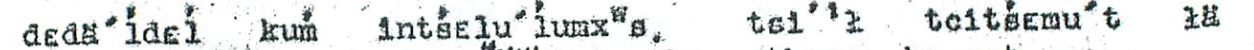
#> input picture test/images/real_121.png, 1254 x 50 px, found by its file name
$ python clean.py
#> lines starting #> are read from the running program, lines starting #| are printed output that depends on the picture; after the words box and inside, x2 and y2 are one past the last pixel; in counts of white or black regions, pixels touching at a corner belong together
import cv2
import numpy as np
from pathlib import Path

# ---------------- CONFIG ----------------
input_image = "./test/images/real_121.png"       # Replace with your image path
output_image = "test_image_clean.png"  # Output path

# ---------------- PREPROCESS FUNCTION ----------------
def preprocess_image(img_path):
    # Load image in grayscale
#> called with img_path = './test/images/real_121.png'
    img = cv2.imread(str(img_path), cv2.IMREAD_GRAYSCALE)
#> img: shape (50, 1254); min 0, max 255, mean 227.1
    if img is None:
        raise FileNotFoundError(f"Image not found: {img_path}")

    # 1?? Denoise
    denoised = cv2.fastNlMeansDenoising(img, h=30)

    # 2?? Adaptive Thresholding
    thresh = cv2.adaptiveThreshold(
        denoised, 255,
        cv2.ADAPTIVE_THRESH_GAUSSIAN_C,
        cv2.THRESH_BINARY,
        11, 2
    )
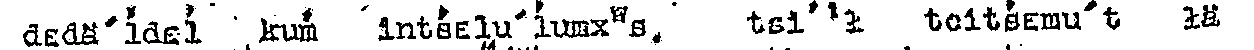
#> thresh: shape (50, 1254); 87.6% white; 75 black regions (26 under 20 px), largest, box (x1, y1, x2, y2) and area: (259, 18, 318, 43) 563, (550, 19, 609, 38) 508, (62, 22, 99, 45) 381

    # 3?? Deskew
    coords = np.column_stack(np.where(thresh > 0))
#> coords = 54946 pairs, first value 0 to 49, second value 0 to 1253
    angle = cv2.minAreaRect(coords)[-1]
#> angle = -90
    if angle < -45:
        angle = -(90 + angle)
#> angle = 0
    else:
        angle = -angle
    (h, w) = thresh.shape
#> h = 50; w = 1254
    center = (w // 2, h // 2)
#> center = (627, 25)
    M = cv2.getRotationMatrix2D(center, angle, 1.0)
#> M = [[1, 0, 0], [0, 1, 0]]
    deskewed = cv2.warpAffine(thresh, M, (w, h), flags=cv2.INTER_CUBIC, borderMode=cv2.BORDER_REPLICATE)

    # 4?? Remove small specks
    inv = cv2.bitwise_not(deskewed)
    kernel = cv2.getStructuringElement(cv2.MORPH_RECT, (2,2))
    clean = cv2.morphologyEx(inv, cv2.MORPH_OPEN, kernel)
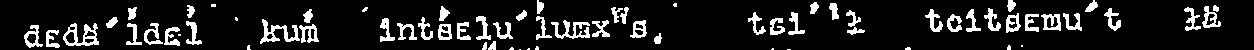
#> clean: shape (50, 1254); 12.1% white; 68 white regions (15 under 20 px), largest, box (x1, y1, x2, y2) and area: (63, 23, 99, 46) 376, (260, 19, 300, 44) 362, (551, 20, 590, 39) 331
    clean = cv2.bitwise_not(clean)

    # 5?? Enhance contrast
    clahe = cv2.createCLAHE(clipLimit=2.0, tileGridSize=(8,8))
    final = clahe.apply(clean)
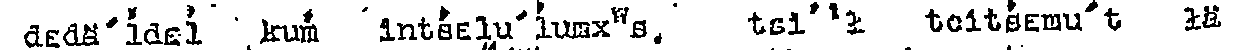
#> final: shape (50, 1254); min 2, max 255, mean 224.6

    return final

# ---------------- RUN PREPROCESS ----------------
clean_image = preprocess_image(input_image)
cv2.imwrite(output_image, clean_image)
print(f"? Processed image saved as {output_image}")

$ run again, with test/images/real_100.png copied over test/images/real_121.png
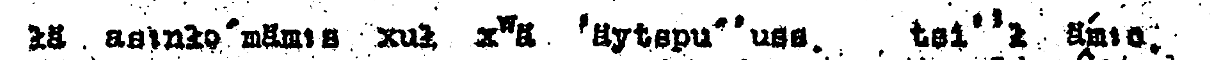
#> input picture test/images/real_100.png, 1210 x 60 px, found by its file name
#> in preprocess_image, img is the input picture: shape (60, 1210); min 0, max 255, mean 215.5
#> in preprocess_image, `thresh = cv2.adaptiveThreshold( denoised, 255, cv2.ADAPTIVE_THRESH_GAU..`:
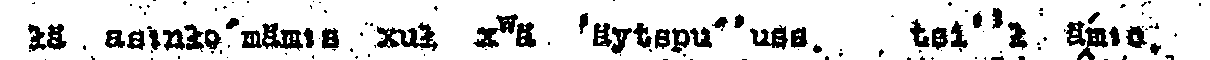
#> thresh: shape (60, 1210); 84.5% white; 132 black regions (90 under 20 px), largest, box (x1, y1, x2, y2) and area: (241, 23, 303, 51) 868, (377, 22, 438, 51) 795, (28, 24, 67, 51) 592
#> coords = 61368 pairs, first value 0 to 59, second value 0 to 1209
#> in preprocess_image, `angle = cv2.minAreaRect(coords)[-1]`: angle = -90
#> in preprocess_image, `angle = -(90 + angle)`: angle = 0
#> M = [[1, 0, 0], [0, 1, 0]]
#> in preprocess_image, `final = clahe.apply(clean)`:
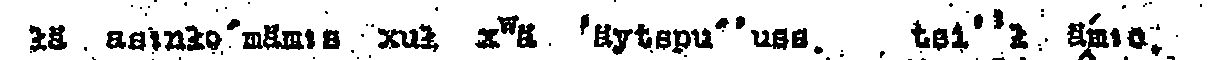
#> final: shape (60, 1210); min 2, max 255, mean 217.1

$ run again, with test/images/real_101.png copied over test/images/real_121.png
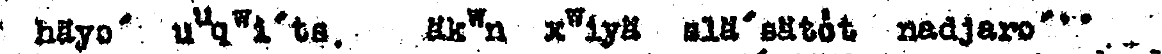
#> input picture test/images/real_101.png, 1162 x 54 px, found by its file name
#> in preprocess_image, img is the input picture: shape (54, 1162); min 0, max 255, mean 210.4
#> in preprocess_image, `thresh = cv2.adaptiveThreshold( denoised, 255, cv2.ADAPTIVE_THRESH_GAU..`:
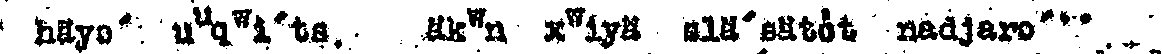
#> thresh: shape (54, 1162); 82.6% white; 99 black regions (59 under 20 px), largest, box (x1, y1, x2, y2) and area: (422, 15, 466, 42) 623, (896, 20, 938, 43) 551, (193, 5, 233, 47) 547
#> coords = 51808 pairs, first value 0 to 53, second value 0 to 1161
#> in preprocess_image, `angle = cv2.minAreaRect(coords)[-1]`: angle = -90
#> in preprocess_image, `angle = -(90 + angle)`: angle = 0
#> M = [[1, 0, 0], [0, 1, 0]]
#> in preprocess_image, `final = clahe.apply(clean)`:
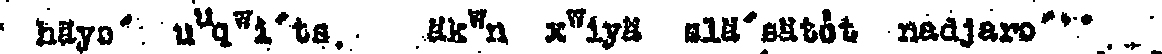
#> final: shape (54, 1162); min 2, max 255, mean 212.2

$ run again, with test/images/real_102.png copied over test/images/real_121.png
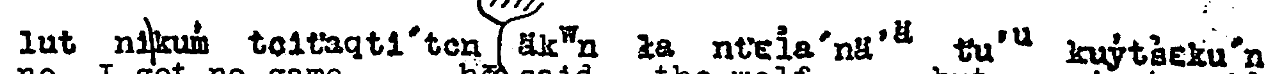
#> input picture test/images/real_102.png, 1282 x 74 px, found by its file name
#> in preprocess_image, img is the input picture: shape (74, 1282); min 0, max 255, mean 218.9
#> in preprocess_image, `thresh = cv2.adaptiveThreshold( denoised, 255, cv2.ADAPTIVE_THRESH_GAU..`:
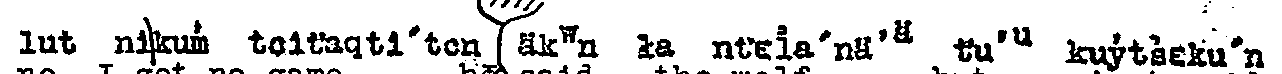
#> thresh: shape (74, 1282); 85.8% white; 97 black regions (20 under 20 px), largest, box (x1, y1, x2, y2) and area: (136, 17, 209, 66) 1085, (1065, 39, 1126, 72) 762, (477, 0, 544, 74) 652
#> coords = 81392 pairs, first value 0 to 73, second value 0 to 1281
#> in preprocess_image, `angle = cv2.minAreaRect(coords)[-1]`: angle = -90
#> in preprocess_image, `angle = -(90 + angle)`: angle = 0
#> M = [[1, 0, 0], [0, 1, 0]]
#> in preprocess_image, `final = clahe.apply(clean)`:
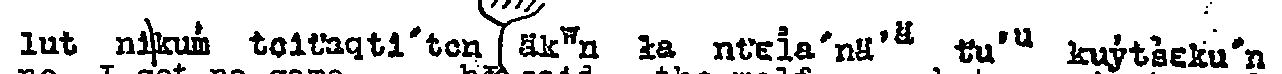
#> final: shape (74, 1282); min 2, max 255, mean 220.1
